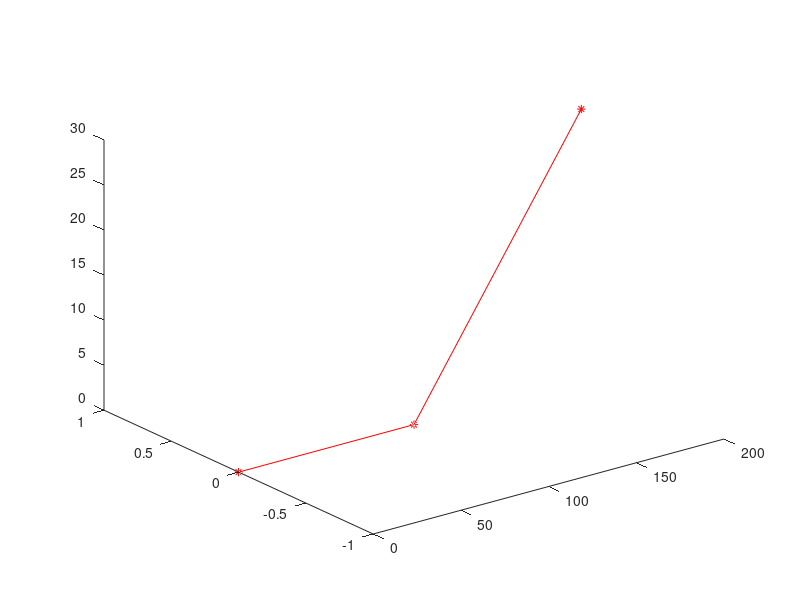

The MATLAB source for this figure: (Note: this script raises an error after producing the figure.)
function single_trajectory()
%SINGLE_TRAJECTORY Summary of this function goes here
%   Detailed explanation goes here

f_hz = 1;

leg_len = 100;
vert_displace = 30;
toa_s = [0 2.2 9];
[wps, ground_speeds, climb_rates] = calc_wps(leg_len, vert_displace, toa_s);

figure;
plot3(wps(:,1),wps(:,2),wps(:,3), '-*r')


traj = TrajectoryNoClimbRate(f_hz, wps, toa_s);

hold on
traj.plot_all(false);
hold off

disp(['Calculated linear ground_speed', mat2str(ground_speeds)]);
disp(['Calculated linear climb_rate', mat2str(climb_rates)]);

end

function [wps, ground_speeds, climb_rates] = calc_wps(leg_len, vert_displace, toa_s)
    x1 = [0 0 0];
    x2 = [1 0 0]*leg_len;
    x3 = x2 + [sqrt(leg_len^2 - vert_displace^2), 0, vert_displace];
    
    
    wps = [x1; x2; x3];
    
    v1 = (x2 - x1)/toa_s(2);
    v2 = (x3 - x2)/toa_s(3);
    
    ground_speeds = [ norm(v1(1),v1(2)), norm(v2(1),v2(2)) ];
    climb_rates = [ v1(3), v2(3) ];
end